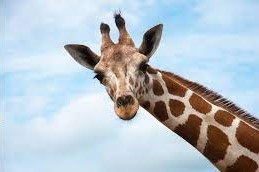
#> input picture resourcesAndOutputs/giraffe.jpg, 259 x 172 px
$ python cv0.py
#> lines starting #> are read from the running program, lines starting #| are printed output that depends on the picture; after the words box and inside, x2 and y2 are one past the last pixel; in counts of white or black regions, pixels touching at a corner belong together
#25.02.2023

# if you have this issue "ModuleNotFoundError: No module named 'cv2'"
# you can try delete module and install again

# if your code is working but cv2 is red then you should go  Control+Shift+p
# and chose Preferences: Open User Settings(JSON)
# add "python.linting.pylintArgs": ["--generate-members"], on top.

import cv2
import numpy as np

# image to numpy array
img=cv2.imread("resourcesAndOutputs/giraffe.jpg")
#> img is the input picture: shape (172, 259, 3); mean B, G, R 200.6, 191.9, 180.8
# gray version
img0=cv2.imread("resourcesAndOutputs/giraffe.jpg",0)
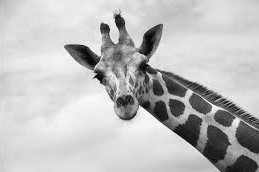
#> img0: shape (172, 259); min 0, max 255, mean 189.6

# save new image
cv2.imwrite("resourcesAndOutputs/graygiraffe.jpg",img0)

# copy image
img1=img.copy()

# imshow(frame label, image array that you want to show)
cv2.imshow("Giraffe", img)
cv2.imshow("Gray Giraffe", img0)

# if you want to see array
# print(img)
print("Image size:",img.size)
#| Image size: 133644
print("Image data type:",img.dtype)
#| Image data type: uint8
print("Image shape:",img.shape)
#| Image shape: (172, 259, 3)

print("Gray image shape",img0.shape)
#| Gray image shape (172, 259)
print("Gray image size:",img0.size)
#| Gray image size: 44548
print("Gray image data type:",img0.dtype)
#| Gray image data type: uint8

# b,g,r -> blue, green, red
# color values must be in 0-255, 1 pixel is 8 bit
blue,green,red=img[:,:,0],img[:,:,1],img[:,:,2]
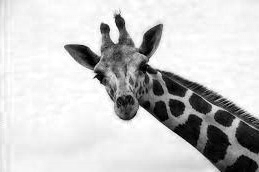
#> blue: shape (172, 259); min 0, max 255, mean 200.6
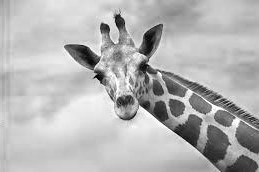
#> red: shape (172, 259); min 0, max 255, mean 180.8

#you can notice slight difference between images
cv2.imshow("Blue",blue)
cv2.imshow("Green",blue)
cv2.imshow("Red",blue)

# if you want to see bgr value of a certain pixel
print(img[(50,30)])
#| [249 226 200]
# output : [249 226 200]

# changing certain pixel to red pixel
img[50,30]=[0,0,255]
#> img: shape (172, 259, 3); under 0.01% of pixels changed, all inside (x1, y1, x2, y2) = (30, 50, 31, 51)
cv2.imshow("Red Pixel",img)

img[0:50,30]=[0,0,255]
#> img: shape (172, 259, 3); mean B, G, R 200.3, 191.7, 180.9
cv2.imshow("Red Vertical Line",img)

img[0:50,0:30]=[0,0,255]
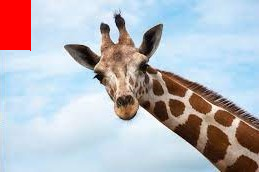
#> img: shape (172, 259, 3); mean B, G, R 192.2, 184.3, 182.9
cv2.imshow("Red Rectangle",img)

cv2.waitKey(0)
cv2.destroyAllWindows()

$ run again, with resourcesAndOutputs/elton_john.jpg copied over resourcesAndOutputs/giraffe.jpg
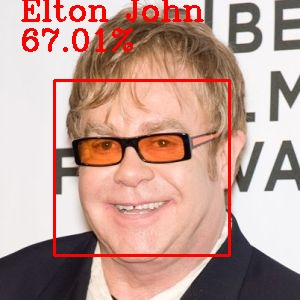
#> input picture resourcesAndOutputs/elton_john.jpg, 300 x 300 px
#> img is the input picture: shape (300, 300, 3); mean B, G, R 146.9, 156.2, 191.8
#| Image size: 270000
#| Image data type: uint8
#| Image shape: (300, 300, 3)
#| Gray image shape (300, 300)
#| Gray image size: 90000
#| Gray image data type: uint8
#> `blue,green,red=img[:,:,0],img[:,:,1],img[:,:,2]`:
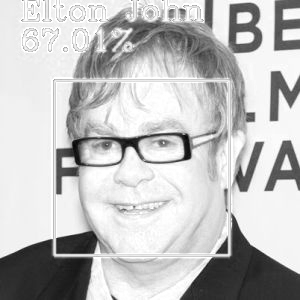
#> red: shape (300, 300); min 4, max 255, mean 191.8
#| [  8   7 233]
#> `img[0:50,0:30]=[0,0,255]`:
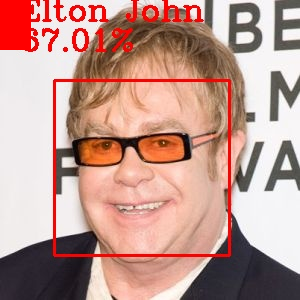
#> img: shape (300, 300, 3); mean B, G, R 143.4, 152.8, 192.1
